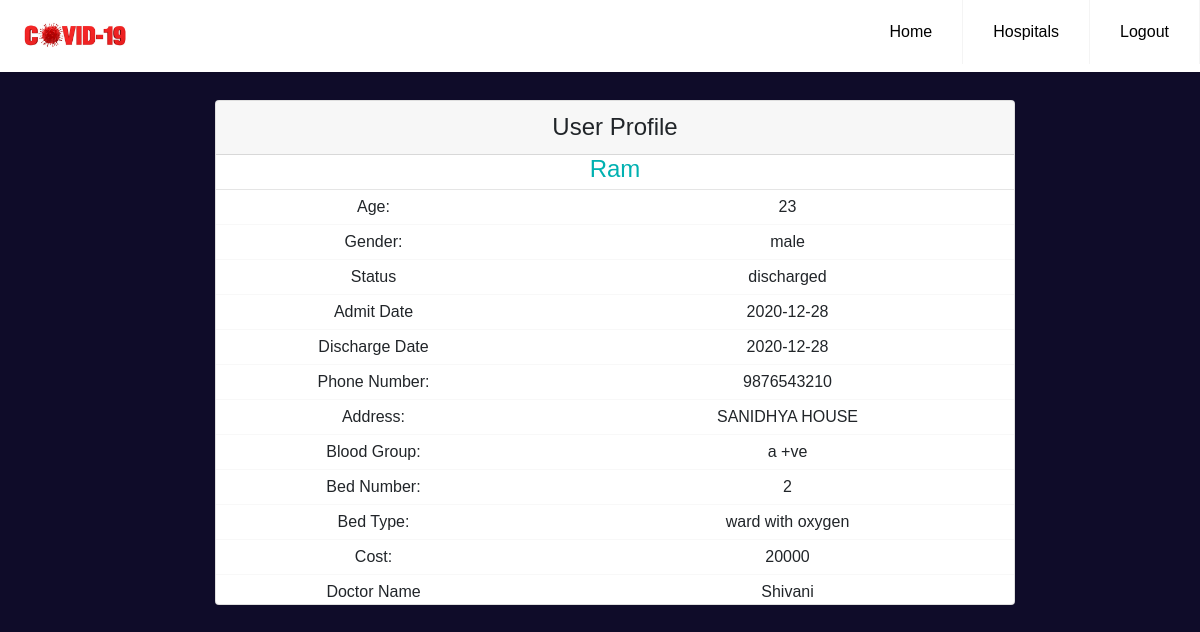
/patient/1, run on the app's committed database.
### models.py (models this page shows, shortened)
class Patient(db.Model):
    __tablename__ = "patient"
    id = db.Column(db.Integer, primary_key=True)
    name = db.Column(db.String(100), nullable=False)
    age = db.Column(db.Integer, nullable=False)
    gender = db.Column(db.String(10), nullable=False)
    status = db.Column(db.String(10), nullable=False)
    admit_date = db.Column(db.DateTime, nullable=False, default=datetime.utcnow)
    discharge_date = db.Column(db.DateTime, nullable=True)
    phone = db.Column(db.Integer, nullable=False)
    address = db.Column(db.Text, nullable=False)
    blood_group = db.Column(db.String(20), nullable=False)
    bed_id = db.Column(db.Integer, db.ForeignKey('bed.id', ondelete='CASCADE'), nullable=False)
    doctor_id = db.Column(db.Integer, db.ForeignKey('doctor.id'), nullable=False)

class Bed(db.Model):
    __tablename__ = "bed"
    id = db.Column(db.Integer, primary_key=True)
    bed_number = db.Column(db.Integer, nullable=False)
    bed_type = db.Column(db.String(100), nullable=False)
    cost = db.Column(db.Integer, nullable=False)
    hospital_id = db.Column(db.Integer, db.ForeignKey('hospital.id', ondelete='CASCADE'), nullable=False)
    patients = db.relationship('Patient', backref='bed', lazy=True)

class Doctor(db.Model):
    __tablename__ = "doctor"
    id = db.Column(db.Integer, primary_key=True)
    name = db.Column(db.String(10), nullable=False)
    age = db.Column(db.String(10), nullable=False)
    gender = db.Column(db.String(10), nullable=False)
    hospital_id = db.Column(db.Integer, db.ForeignKey('hospital.id'))
    patients = db.relationship('Patient', backref='doctor', lazy=True)

### app.py (the view)
@login_required
@app.route('/patient/<int:patient_id>')
def patient_profile(patient_id):
    patient = Patient.query.get_or_404(patient_id)
    return render_template('patient_profile.html' , patient=patient)

### templates/patient_profile.html (shortened to what this page needs)
{% extends 'base.html' %}
{% block navbar %}
<li><a href="{{ url_for('hospital') }}">Hospitals</a></li>
<li><a href="{{ url_for('logout') }}">Logout</a></li>
{% endblock navbar %}
{% block content %}
<div class="profile__header">
    <div class="container profile__container">
        <div class="card">
            <div class="card-header">  <h4 >User Profile</h4></div>
                <div class="title">
                    <h4 style="color:#00b1b1;">{{ patient.name }} </h4>
                </div>
                <hr style="margin:5px 0 5px 0;">
                  <div class="row">
                        <div class="col-sm-5 col-xs-6 tital">Age:</div>
                        <div class="col-sm-7 col-xs-6">{{ patient.age }}</div>
                  </div>
                  <div class="bot-border"></div>
                  <div class="row">
                    <div class="col-sm-5 col-xs-6 tital">Gender:</div>
                    <div class="col-sm-7">{{ patient.gender }}</div>
                </div>
                <div class="bot-border"></div>
                <div class="row">
                    <div class="col-sm-5 col-xs-6 tital">Status</div>
                    <div class="col-sm-7">{{ patient.status }}</div>
                </div>
                <div class="bot-border"></div>
                <div class="row">
                    <div class="col-sm-5 col-xs-6 tital">Admit Date</div>
                    <div class="col-sm-7">{{ patient.admit_date.strftime('%Y-%m-%d') }}</div>
                </div>
                <div class="bot-border"></div>
                <div class="row">
                    <div class="col-sm-5 col-xs-6 tital">Discharge Date</div>
                    {% if patient.discharge_date %}
                        <div class="col-sm-7">{{ patient.discharge_date.strftime('%Y-%m-%d') }}</div>
                    {% else %}
                        <div class="col-sm-7">----</div>
                    {% endif %}
                </div>
                <div class="bot-border"></div>
                <div class="row">
                    <div class="col-sm-5 col-xs-6 tital">Phone Number:</div>
                    <div class="col-sm-7">{{ patient.phone }}</div>
                </div>
                <div class="bot-border"></div>
                <div class="row">
                    <div class="col-sm-5 col-xs-6 tital">Address:</div>
                    <div class="col-sm-7">{{ patient.address }}</div>
                </div>
                <div class="bot-border"></div>
                <div class="row">
                    <div class="col-sm-5 col-xs-6 tital">Blood Group:</div>
                    <div class="col-sm-7">{{ patient.blood_group }}</div>
                </div>
                <div class="bot-border"></div>
                <div class="row">
                    <div class="col-sm-5 col-xs-6 tital">Bed Number:</div>
                    <div class="col-sm-7">{{ patient.bed.bed_number }}</div>
                </div>
                <div class="bot-border"></div>
                <div class="row">
                    <div class="col-sm-5 col-xs-6 tital">Bed Type:</div>
                    <div class="col-sm-7">{{ patient.bed.bed_type }}</div>
                </div>
                <div class="bot-border"></div>
                <div class="row">
                    <div class="col-sm-5 col-xs-6 tital">Cost:</div>
                    <div class="col-sm-7">{{ patient.bed.cost }}</div>
                </div>
                <div class="bot-border"></div>
                <div class="row">
                    <div class="col-sm-5 col-xs-6 tital">Doctor Name</div>
                    <div class="col-sm-7">{{ patient.doctor.name }}</div>
                </div>
            </div>
    </div>
</div>
{% endblock content %}

### static/css/home.css (style rules this page uses)
* { box-sizing: border-box; padding: 0; margin: 0; font-family: Verdana, Geneva, Tahoma, sans-serif; }
.navbar__main a { color: #000; }
.navbar__main .header li a { display: block; padding: 20px 20px; border-right: 1px solid #f4f4f4; text-decoration: none; }
@media (min-width: 1000px) { .navbar__main .header li { float: left; } }
@media (min-width: 1000px) { .navbar__main .header li a { padding: 20px 30px; } }
body { width:100%; background: #0f0c29 !important; background: -webkit-linear-gradient(to right, #24243e, #302b63, #0f0c29); background: linear-gradient(to right, #24243e, #302b63, #0f0c29); }
.profile__header .tital { font-size:16px; font-weight:500; }
.profile__header .bot-border { border-bottom:1px #f8f8f8 solid; margin:5px 0 5px 0 }
.profile__header .title { text-align: center; }
.profile__header .card-header { text-align: center; }
.profile__header .card { text-align: center; }
.profile__header .profile__container { width: 830px; position: absolute; margin-top:100px; margin-bottom: 50px; margin-left: 200px; }

### static/css/patient_add.css (style rules this page uses)
.patient_form h1,h2,h3,h4,h5,h6 { margin: 0px; }

### static/css/main.css (style rules this page uses)
.wrapper__main body, h1, h2, h3, h4, h5, h6, blockquote, p, pre, dl, dd, ol, ul, figure, hr, fieldset, legend { margin: 0; padding: 0; }
.wrapper__main h1, h2, h3, h4, h5, h6 { font-weight: 400; }

### data on the page
Patient: name "Ram", age "23", gender "male", status "discharged", admit_date "2020-12-28", discharge_date "2020-12-28", phone "9876543210", address "SANIDHYA HOUSE", blood_group "a +ve"
Bed: bed.bed_number "2", bed.bed_type "ward with oxygen", bed.cost "20000"
Doctor: doctor.name "Shivani"
